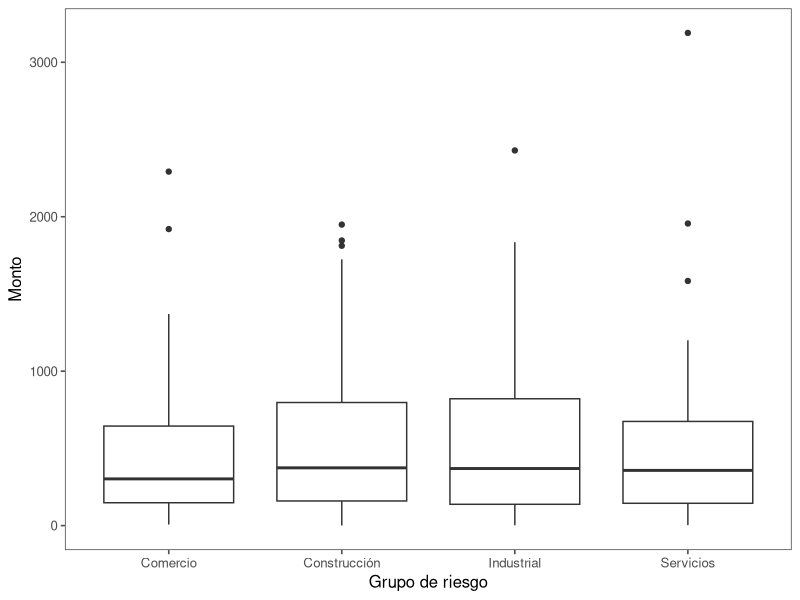
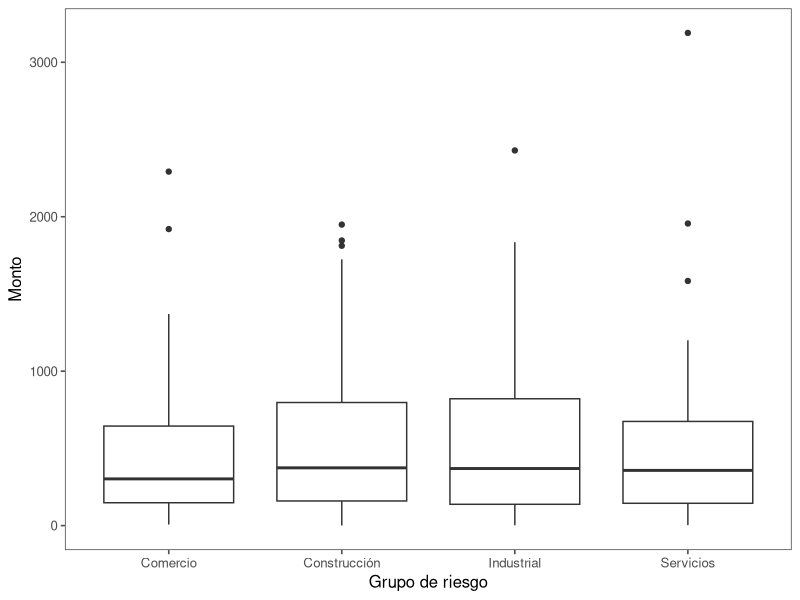

Here is the R script that generated these plots, in order:
library(ggplot2)
library(ggthemes)
library(dplyr)
library(tidyr)
library(xtable)

montos <- read.csv("../data/montos_creditos.csv")

montos2 <- montos %>%
  gather(Tipo, monto, Industrial:Servicios) %>%
  filter(complete.cases(.))

resumen <- data.frame(Grupo = names(montos), 
                      Media = sapply(montos, mean, na.rm = T),
                      Varianza = sapply(montos, var, na.rm = T)) %>%
  cbind(t(sapply(montos, quantile, na.rm = T)))
names(resumen) <- c("Grupo", 
                    "Media", 
                    "Varianza", 
                    "Mínimo", 
                    "Cuantil 25", 
                    "Mediana", 
                    "Cuantil 75", 
                    "Máximo")
row.names(resumen) <- NULL

xtable(resumen)

ggplot(montos2) +
  geom_boxplot(aes(x = Tipo, y = monto)) +
  xlab("Grupo de riesgo") +
  ylab("Monto") +
  theme_few()

ggsave(filename = "../output/histograma_datos.jpg", plot = last_plot())
